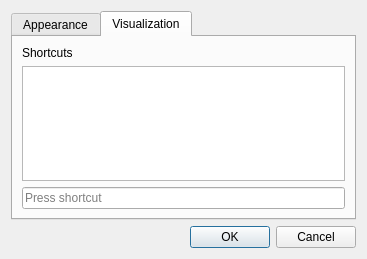
<?xml version="1.0" encoding="UTF-8"?>
<ui version="4.0">
 <class>OptionsDialog</class>
 <widget class="QDialog" name="OptionsDialog">
  <property name="geometry">
   <rect>
    <x>0</x>
    <y>0</y>
    <width>367</width>
    <height>259</height>
   </rect>
  </property>
  <property name="windowTitle">
   <string>HexEdit - Options</string>
  </property>
  <layout class="QVBoxLayout" name="verticalLayout">
   <item>
    <widget class="QTabWidget" name="tabWidget">
     <property name="currentIndex">
      <number>1</number>
     </property>
     <property name="tabsClosable">
      <bool>false</bool>
     </property>
     <widget class="QWidget" name="appearance">
      <attribute name="title">
       <string>Appearance</string>
      </attribute>
      <layout class="QVBoxLayout" name="verticalLayout_4">
       <item>
        <widget class="QGroupBox" name="gbApp">
         <property name="title">
          <string>App</string>
         </property>
         <layout class="QVBoxLayout" name="verticalLayout_5">
          <item>
           <layout class="QHBoxLayout" name="horizontalLayout">
            <item>
             <widget class="QLabel" name="labelHexEditColors">
              <property name="text">
               <string>Colors</string>
              </property>
             </widget>
            </item>
            <item>
             <widget class="QComboBox" name="colorsBox">
              <property name="editable">
               <bool>false</bool>
              </property>
              <property name="currentIndex">
               <number>-1</number>
              </property>
             </widget>
            </item>
           </layout>
          </item>
         </layout>
        </widget>
       </item>
       <item>
        <widget class="QGroupBox" name="gbHexEdit">
         <property name="title">
          <string>HexEdit</string>
         </property>
         <layout class="QVBoxLayout" name="verticalLayout_6">
          <item>
           <layout class="QHBoxLayout" name="horizontalLayout_2">
            <item>
             <widget class="QLabel" name="hexColumnsLabel">
              <property name="text">
               <string>Columns</string>
              </property>
             </widget>
            </item>
            <item>
             <layout class="QVBoxLayout" name="verticalLayout_3">
              <item>
               <widget class="QSpinBox" name="hexColumnsSpinBox">
                <property name="minimum">
                 <number>1</number>
                </property>
                <property name="value">
                 <number>16</number>
                </property>
               </widget>
              </item>
              <item>
               <widget class="QCheckBox" name="hexColumnsAutoCheckBox">
                <property name="text">
                 <string>Resize to window width</string>
                </property>
               </widget>
              </item>
             </layout>
            </item>
           </layout>
          </item>
         </layout>
        </widget>
       </item>
      </layout>
     </widget>
     <widget class="QWidget" name="visualization">
      <attribute name="title">
       <string>Visualization</string>
      </attribute>
      <layout class="QVBoxLayout" name="verticalLayout_8">
       <item>
        <widget class="QLabel" name="label">
         <property name="text">
          <string>Shortcuts</string>
         </property>
        </widget>
       </item>
       <item>
        <widget class="QTableWidget" name="tableWidget">
         <property name="selectionBehavior">
          <enum>QAbstractItemView::SelectRows</enum>
         </property>
         <property name="selectionMode">
          <enum>QAbstractItemView::SingleSelection</enum>
         </property>
         <property name="showGrid">
          <bool>true</bool>
         </property>
         <property name="sortingEnabled">
          <bool>false</bool>
         </property>
         <property name="wordWrap">
          <bool>true</bool>
         </property>
         <attribute name="horizontalHeaderVisible">
          <bool>false</bool>
         </attribute>
         <attribute name="horizontalHeaderCascadingSectionResizes">
          <bool>false</bool>
         </attribute>
         <attribute name="horizontalHeaderStretchLastSection">
          <bool>true</bool>
         </attribute>
         <attribute name="verticalHeaderHighlightSections">
          <bool>false</bool>
         </attribute>
         <column>
          <property name="text">
           <string>shortcut</string>
          </property>
          <property name="textAlignment">
           <set>AlignCenter</set>
          </property>
         </column>
         <column>
          <property name="text">
           <string>what's this</string>
          </property>
         </column>
        </widget>
       </item>
       <item>
        <widget class="QKeySequenceEdit" name="keySequenceEdit"/>
       </item>
      </layout>
     </widget>
    </widget>
   </item>
   <item>
    <widget class="QDialogButtonBox" name="buttonBox">
     <property name="orientation">
      <enum>Qt::Horizontal</enum>
     </property>
     <property name="standardButtons">
      <set>QDialogButtonBox::Cancel|QDialogButtonBox::Ok</set>
     </property>
    </widget>
   </item>
  </layout>
 </widget>
 <tabstops>
  <tabstop>buttonBox</tabstop>
 </tabstops>
 <resources/>
 <connections>
  <connection>
   <sender>buttonBox</sender>
   <signal>rejected()</signal>
   <receiver>OptionsDialog</receiver>
   <slot>reject()</slot>
   <hints>
    <hint type="sourcelabel">
     <x>299</x>
     <y>249</y>
    </hint>
    <hint type="destinationlabel">
     <x>286</x>
     <y>168</y>
    </hint>
   </hints>
  </connection>
  <connection>
   <sender>buttonBox</sender>
   <signal>accepted()</signal>
   <receiver>OptionsDialog</receiver>
   <slot>accept()</slot>
   <hints>
    <hint type="sourcelabel">
     <x>231</x>
     <y>249</y>
    </hint>
    <hint type="destinationlabel">
     <x>157</x>
     <y>168</y>
    </hint>
   </hints>
  </connection>
 </connections>
</ui>
